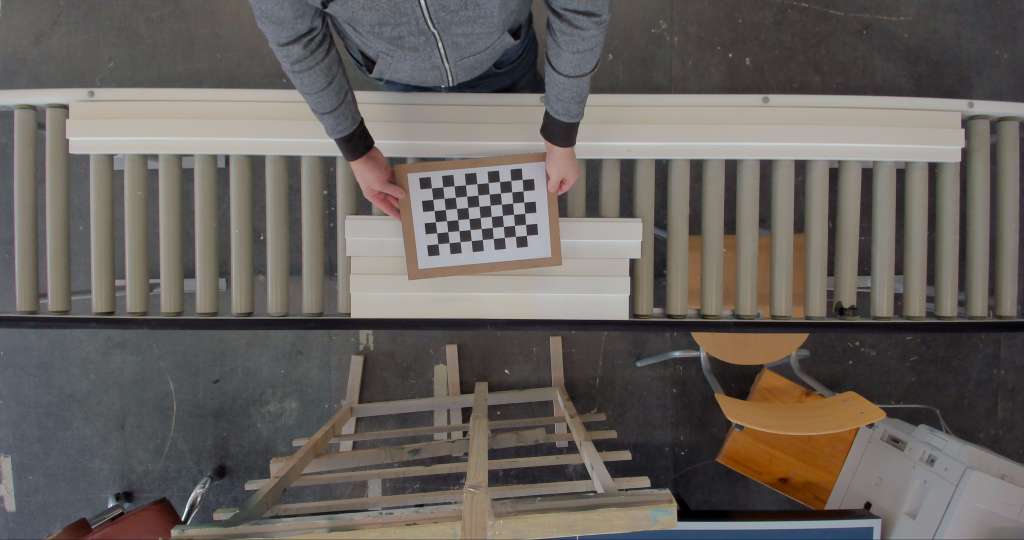
#> input picture TEMP/picture0.jpg, 4096 x 2160 px (shown at 1/4 size)
$ python -i __init__.py   (imports and definitions only)   (older library calls are emulated)
#> lines starting #> are read from the running program, lines starting #| are printed output that depends on the picture; after the words box and inside, x2 and y2 are one past the last pixel; in counts of white or black regions, pixels touching at a corner belong together
#> further down, picture is the input picture: shape (2160, 4096, 3); mean B, G, R 93.3, 97.6, 102.8
import cv2 as cv
import numpy as np

from threading import Timer, Thread
from imutils import contours, perspective
from scipy.spatial import distance


def itemfreq(a):
    items, freq = np.unique(a, return_counts=True)
    return np.array([items, freq]).T


class RGB_INIT():
    def __init__(self):
        self.Black = (0, 0, 0)
        self.White = (255, 255, 255)
        self.Red = (0, 0, 255)
        self.Lime = (0, 255, 0)
        self.Blue = (255, 0, 0)
        self.Yellow = (0, 255, 255)
        self.Cyan = (255, 255, 0)
        self.Magenta = (255, 0, 255)
        self.Silver = (192, 192, 192)
        self.Gray = (128, 128, 128)
        self.Maroon = (0, 0, 128)
        self.Olive = (0, 128, 128)
        self.Green = (0, 128, 0)
        self.Purple = (128, 0, 128)
        self.Teal = (128, 128, 0)
        self.Navy = (128, 0, 0)


RGB = RGB_INIT()


class setInterval():
    ''' Execute function in interval

        Attributes:
            t           Time in seconds
            hFunction   Executed function
    '''

    # [9 lines left out: functions __init__, handle_function, not called in this run]

    def start(self):
        self.thread.start()

    def stop(self):
        self.thread.cancel()


class functionThread():
    ''' Execute function in new thread

        Attributes:
            hFunction   Executed function
    '''

    # [4 lines left out: function __init__, not called in this run]

    def run(self):
        while not self.die:
            self.hFunction()

    def start(self):
        self.thread.start()

    def stop(self):
        self.die = True


class webcamStream():
    # [54 lines left out: functions __init__, start, update, not called in this run]

    def read(self):
        return self.frame

    # [4 lines left out: function readClean, not called in this run]

    def readFPS(self):
        return self.FPS_VALUE

    # [6 lines left out: function stop, not called in this run]

    def fpsCounter(self):
        self.FPS_VALUE = self.FPS_COUNTER
        self.FPS_COUNTER = 0

    # [147 lines left out: functions calibrateCamera, downScaleImage, scanColorRange, scanColorRangeMedian, scanColorDominant, not called in this run]


def createMask(image, x=None, y=None, w=None, h=None, tolerance=15, draw=None):
    ''' Return mask image from defined by area of intrest HSV value

        Attributes:
            image       Image
            x           x axis for start position
            y           y axis for start position
            w           width
            h           height
            tolerance   +/- HSV value tolerance
            draw        draw target rectangle to image mask
    '''
#> called with tolerance = 15
    mask = image.copy()
    height, width = mask.shape[:2]
#> height = 2160; width = 4096

    x = x if x is not None else int(width / 2)
#> x = 2048
    y = y if y is not None else int(height / 2)
#> y = 1080
    w = w if w is not None else int(width * .1)
#> w = 409
    h = h if h is not None else int(height * .1)
#> h = 216

    mask = cv.cvtColor(mask, cv.COLOR_BGR2HSV)
#> mask: shape (2160, 4096, 3); mean H, S, V 58, 35.6, 105.3
    mask = cv.bilateralFilter(mask, 10, 10, 255, borderType=cv.BORDER_WRAP)
#> mask: shape (2160, 4096, 3); mean H, S, V 58, 35.6, 105.3
    mask = mask[:, :, 2]
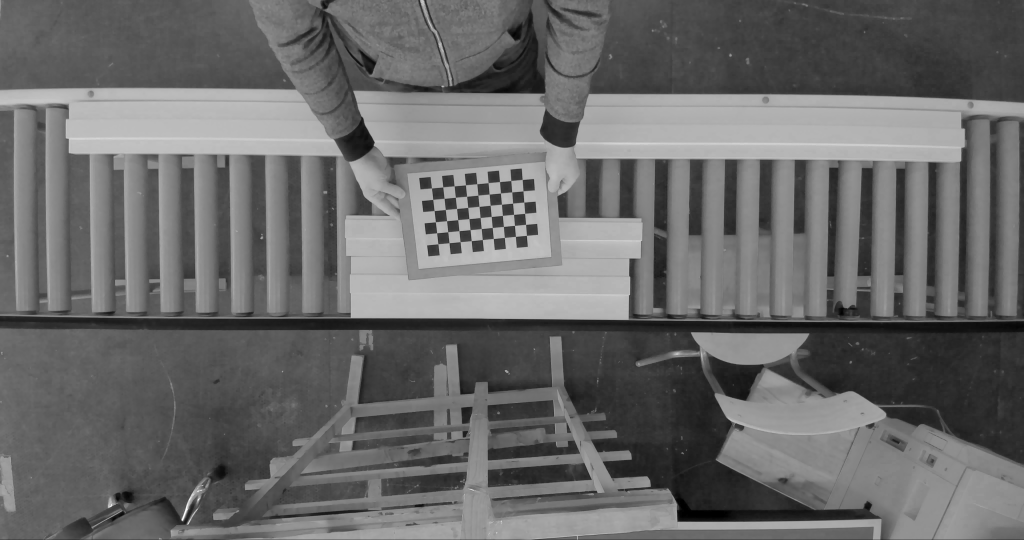
#> mask: shape (2160, 4096) (shown at 1/4 size); min 0, max 255, mean 105.3

    # crop area of interest and median HSV value key
    crop = mask[y:y + w, x:x + w]
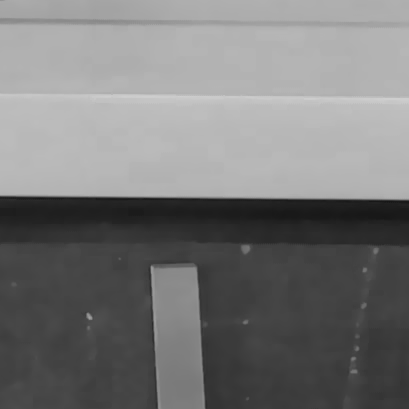
#> crop: shape (409, 409); min 22, max 207, mean 120.4
    medVal = int(np.median(crop))
#> medVal = 133

    # color threshold
    _, mask = cv.threshold(
        mask,
        medVal - tolerance,
        medVal + tolerance,
        cv.THRESH_BINARY
    )
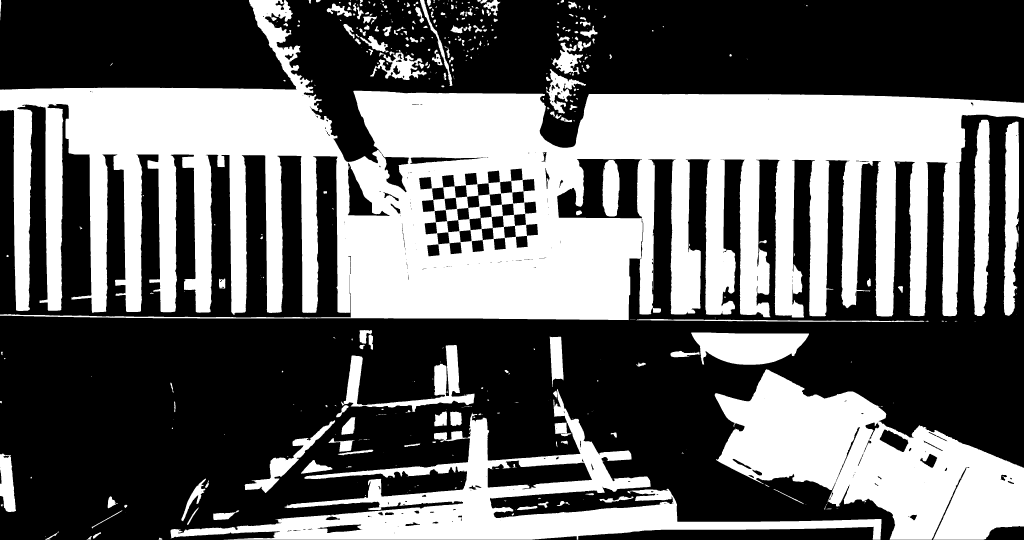
#> mask: shape (2160, 4096) (shown at 1/4 size); values 0 (black) and 148 (white), 39.4% white; 507 white regions (212 under 20 px), largest, box (x1, y1, x2, y2) and area: (0, 0, 4096, 1281) 2394359, (2859, 1477, 4096, 2159) 432874, (682, 1556, 3526, 2159) 347460

    # draw HSV capture area
    if draw is True:
        cv.rectangle(image, (x, y), (x + w, y + h), RGB.Lime, 2)

    return image, mask


def midpoint(ptA, ptB):
    return ((ptA[0] + ptB[0]) * 0.5, (ptA[1] + ptB[1]) * 0.5)


# [101 lines left out: functions contourPixels, drawFrameSize, not called in this run]

>>> import cv2
>>> picture = cv2.imread('../TEMP/picture0.jpg')
>>> result = createMask(picture)

$ run again, on TEMP/picture10.jpg
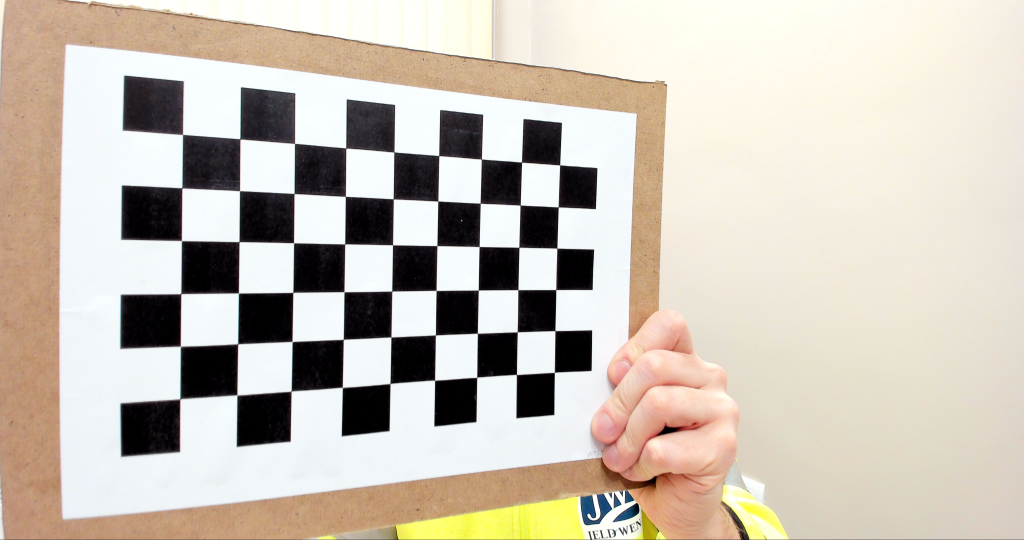
#> input picture TEMP/picture10.jpg, 4096 x 2160 px (shown at 1/4 size)
#> picture is the input picture: shape (2160, 4096, 3); mean B, G, R 181.5, 192.9, 201.7
#> in createMask, `crop = mask[y:y + w, x:x + w]`:
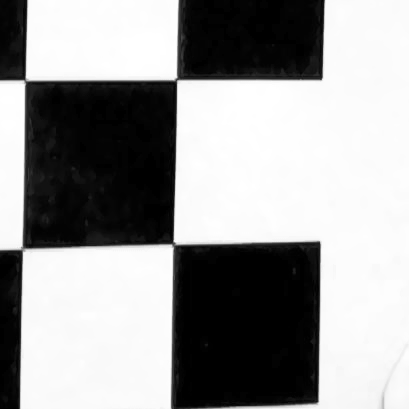
#> crop: shape (409, 409); min 0, max 255, mean 154.6
#> medVal = 250
#> in createMask, `_, mask = cv.threshold( mask, medVal - tolerance, medVal + tolerance, ..`:
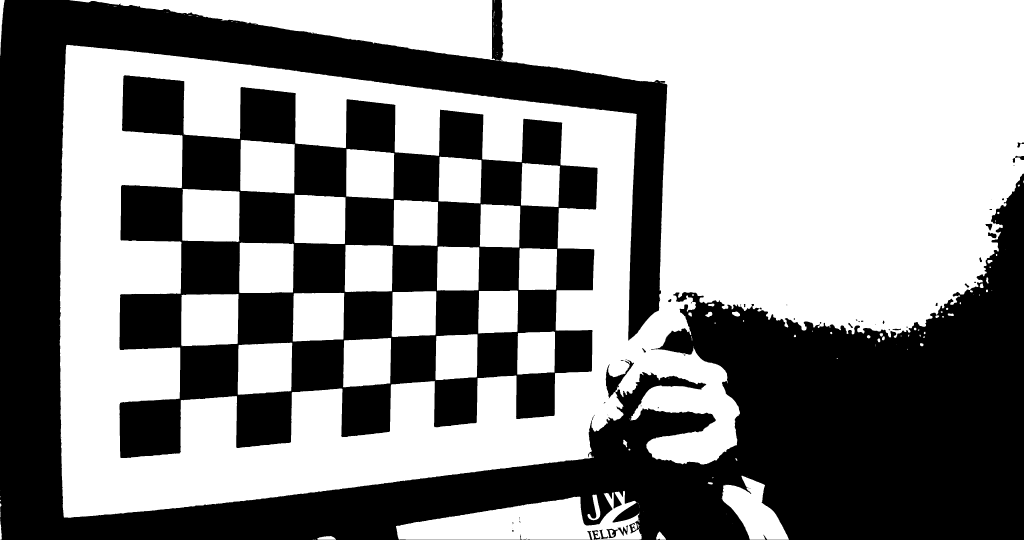
#> mask: shape (2160, 4096) (shown at 1/4 size); 54.4% white; 81 black regions (47 under 20 px), largest, box (x1, y1, x2, y2) and area: (0, 0, 4096, 2160) 2711094, (478, 301, 2390, 1832) 1312322, (2423, 1436, 2536, 1594) 4778

$ run again, on TEMP/picture11.jpg
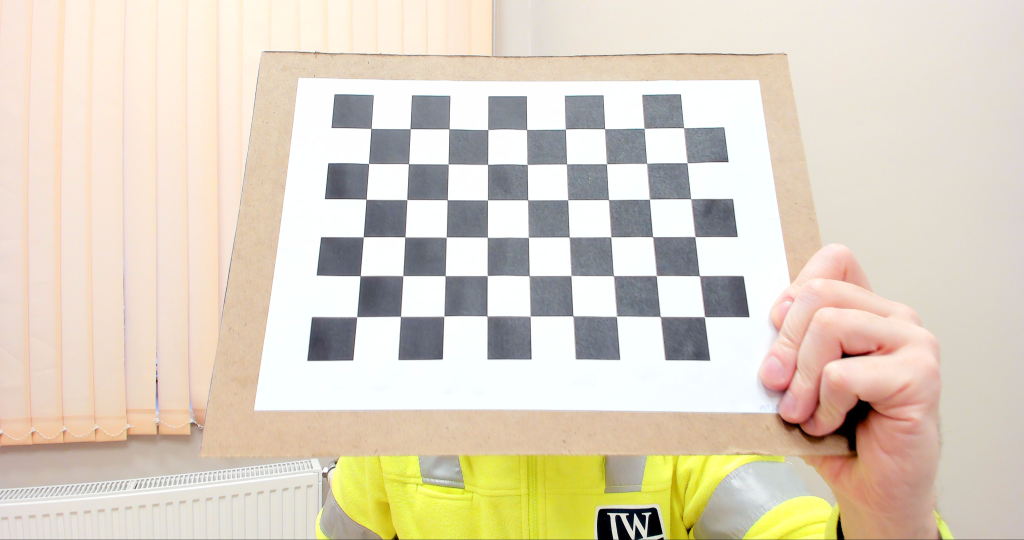
#> input picture TEMP/picture11.jpg, 4096 x 2160 px (shown at 1/4 size)
#> picture is the input picture: shape (2160, 4096, 3); mean B, G, R 193.9, 211.2, 221.7
#> in createMask, `crop = mask[y:y + w, x:x + w]`:
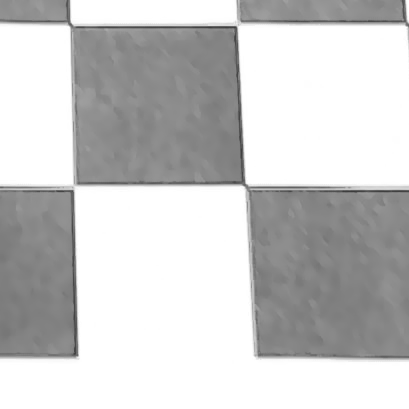
#> crop: shape (409, 409); min 59, max 255, mean 202.2
#> medVal = 255
#> in createMask, `_, mask = cv.threshold( mask, medVal - tolerance, medVal + tolerance, ..`:
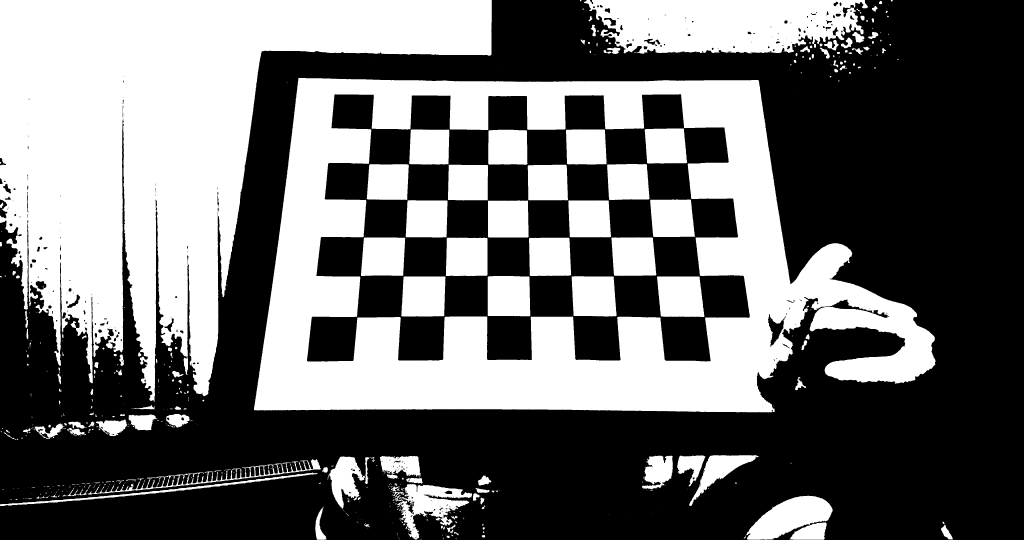
#> mask: shape (2160, 4096) (shown at 1/4 size); 42.1% white; 677 white regions (420 under 20 px), largest, box (x1, y1, x2, y2) and area: (0, 0, 1967, 1609) 1453674, (1016, 311, 3742, 1650) 1392416, (2336, 0, 3472, 215) 189435
